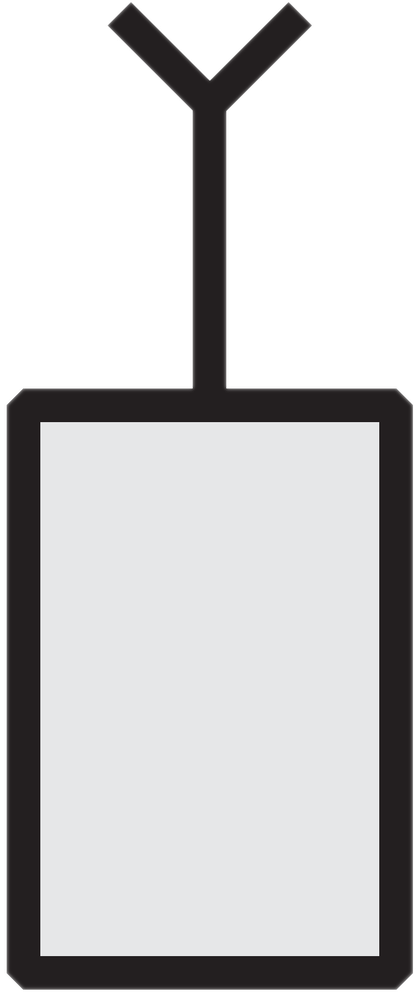
#> input picture rayleigh_1d/UE.png, 419 x 1000 px, shrunk from 696 x 1663 before the run
$ python fig1.py
#> lines starting #> are read from the running program, lines starting #| are printed output that depends on the picture
# -*- coding: utf-8 -*-
"""
Created on Thu Mar 16 14:28:58 2023

@author: Tobias Kallehauge
"""

import numpy as np
import matplotlib.pyplot as plt
from matplotlib.offsetbox import (OffsetImage, AnnotationBbox)
import matplotlib.image as image
from scipy.stats import norm
from matplotlib.patches import Rectangle


UE = image.imread('UE.png')
#> UE is the input picture: shape (1000, 419, 4) float32; mean R, G, B, A 0.462, 0.46, 0.461, 0.624
BS = image.imread('BS.png')
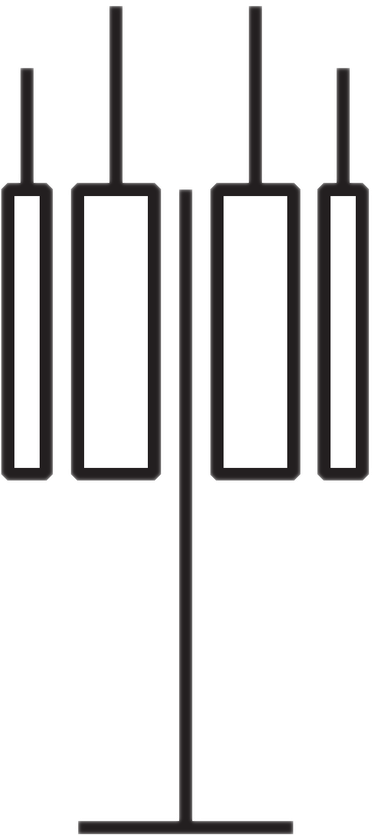
#> input picture rayleigh_1d/BS.png, 372 x 836 px, shrunk from 619 x 1390 before the run
#> BS is the input picture: shape (836, 372, 4) float32; mean R, G, B, A 0.287, 0.284, 0.285, 0.331

def add_image(ax, im, coor, zoom):
    im_offset = OffsetImage(im,zoom = zoom)
    box = AnnotationBbox(im_offset,coor, frameon= False)
    ax.add_artist(box)

eta = 2
x_max = 100
std_loc = 4
x = 50
G0 = 1
k = 0.5
eps = 1e-5
SNR = 10**(30/10)

x_rng = np.linspace(1,x_max, 1000)
R_est = np.log2(1 - SNR*k*G0*x_rng**(-eta)*np.log(1-eps))
dx = x*(1-k**(1/eta))
R_eps = np.log2(1 - SNR*G0*x**(-eta)*np.log(1-eps))


fig, ax = plt.subplots()


ax.semilogy(x_rng, R_est, label = r'$R(\hat{x})$',
        color = 'C0', marker = 'o', markevery = 50)
# ax.axvline(x - dx, color = 'r')
ax.axvspan(-5,x-dx, color = 'r', alpha = 0.3, label = 'Outage region')
ax.axhline(R_eps, label = r'$C_{\epsilon}(x)$', c = 'C3',linestyle = '--')
ax.set_xlabel(r'Estimated location $\hat{x}$ [m]')
ax.set_ylabel(r'Rate [bits/s/Hz]')
ax.set_xlim(-5,105)


ax2 = ax.twinx()
col2 = 'C2'
ax2.plot(x_rng, norm.pdf(x_rng, loc = x, scale = std_loc),color = col2,
         label = r'$p(\hat{x})$', marker = '^', markevery = 49)
ax2.set_ylabel('Localization density', color = col2)
ax2.tick_params(axis='y', labelcolor=col2)

# add dX
height = 0.035
width = 18
ax2.annotate('', xy=(x,height), xytext=(x-dx,height), arrowprops=dict(arrowstyle='<->'))
ax2.add_patch(Rectangle((x - dx/2 - width/2, height+0.002), width, .006,
             facecolor = 'w',
             fill=True,
             lw=5,
             zorder=2
             ))
ax2.text(x - dx/2, height+0.003,r'$x(1-\beta^{1/\eta})$', horizontalalignment = 'center')


# add images
add_image(ax2,UE,(x,0.005), 0.02)
add_image(ax2,BS,(0,0.011), 0.045)

# fix legends in same box
lines1, labels1 = ax.get_legend_handles_labels()
lines2, labels2 = ax2.get_legend_handles_labels()
lines = lines1 + lines2
labels = labels1 + labels2
order = [0,2,3,1]
labels = [labels[i] for i in order]
lines = [lines[i] for i in order]
ax2.legend(lines,labels , loc=0)
fig.savefig('plots/fig1.pdf', bbox_inches = 'tight')
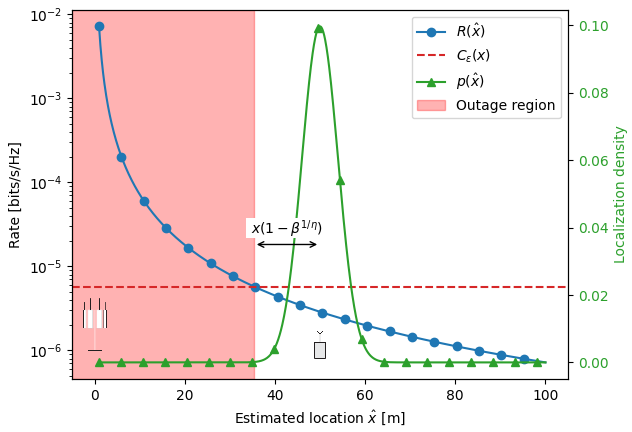
#> figure drawn by matplotlib, 2 panels; panel 1: curve peaks at x = 1, y = 0.0072; panel 2: curve peaks at x = 49.95, y = 0.0997

p_meta =  norm.cdf(x - dx, loc = x, scale = std_loc)
print(f'Meta probability: {p_meta*100:.5f}%')
